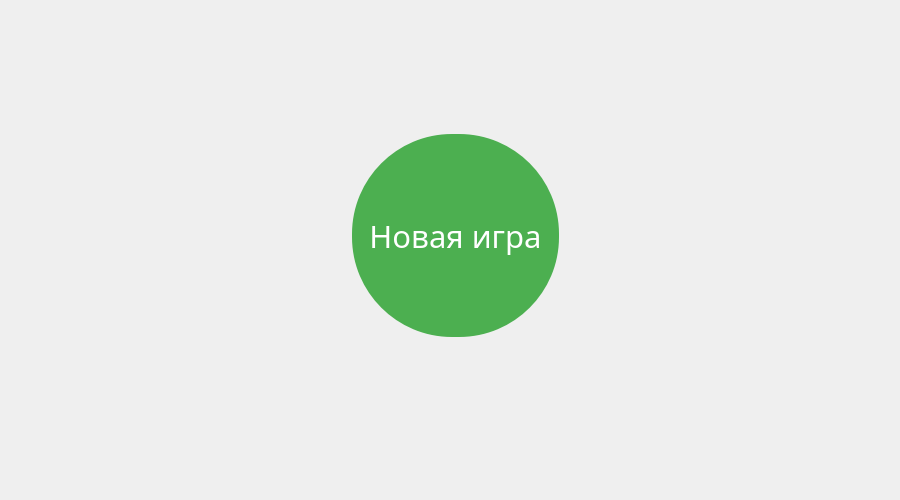
<?xml version="1.0" encoding="UTF-8"?>
<ui version="4.0">
 <class>Dialog</class>
 <widget class="QDialog" name="Dialog">
  <property name="geometry">
   <rect>
    <x>0</x>
    <y>0</y>
    <width>900</width>
    <height>500</height>
   </rect>
  </property>
  <property name="minimumSize">
   <size>
    <width>900</width>
    <height>500</height>
   </size>
  </property>
  <property name="maximumSize">
   <size>
    <width>900</width>
    <height>500</height>
   </size>
  </property>
  <property name="windowTitle">
   <string>Dialog</string>
  </property>
  <widget class="QPushButton" name="pushButton">
   <property name="geometry">
    <rect>
     <x>350</x>
     <y>130</y>
     <width>211</width>
     <height>211</height>
    </rect>
   </property>
   <property name="font">
    <font>
     <family>Asimov</family>
     <pointsize>23</pointsize>
     <weight>50</weight>
     <bold>false</bold>
     <underline>false</underline>
     <strikeout>false</strikeout>
     <kerning>true</kerning>
    </font>
   </property>
   <property name="styleSheet">
    <string notr="true">background-color: #4CAF50;
    border: none;
    color: white;
    padding: 20px;
    text-align: center;
    text-decoration: none;
    display: inline-block;
    margin: 4px 2px;
border-radius: 100%;</string>
   </property>
   <property name="text">
    <string>Новая игра</string>
   </property>
  </widget>
 </widget>
 <resources/>
 <connections/>
</ui>
